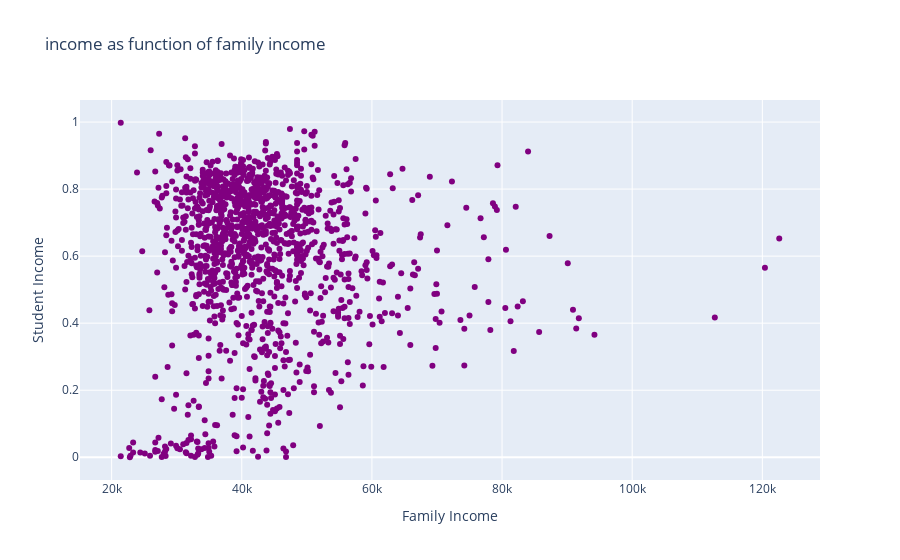

The notebook cell saved with this chart:
### Code cell
fig = go.Figure()
fig.add_trace(go.Scatter(
    y = family,
    x = income,
    text = school,
    mode = 'markers',
    line = dict(
        color = 'purple',
        width = 4
    )
)

)
fig.update_layout(title='income as function of family income',
                   xaxis_title='Family Income',
                   yaxis_title='Student Income'
                 )

fig.show()

### Figure 1 — Plotly figure (JSON) as saved in the notebook; plotly's stock layout.template omitted (floating-point values rounded to 4 significant figures; data arrays with more than 128 entries replaced by an {"elided": "..."} marker saying what was removed)
{"data": [{"line": {"color": "purple", "width": 4}, "mode": "markers", "text": {"elided": "1307 str values"}, "type": "scatter", "x": {"elided": "1307 str values"}, "y": {"elided": "1307 float values"}}], "layout": {"title": {"text": "income as function of family income"}, "xaxis": {"title": {"text": "Family Income"}}, "yaxis": {"title": {"text": "Student Income"}}}}
